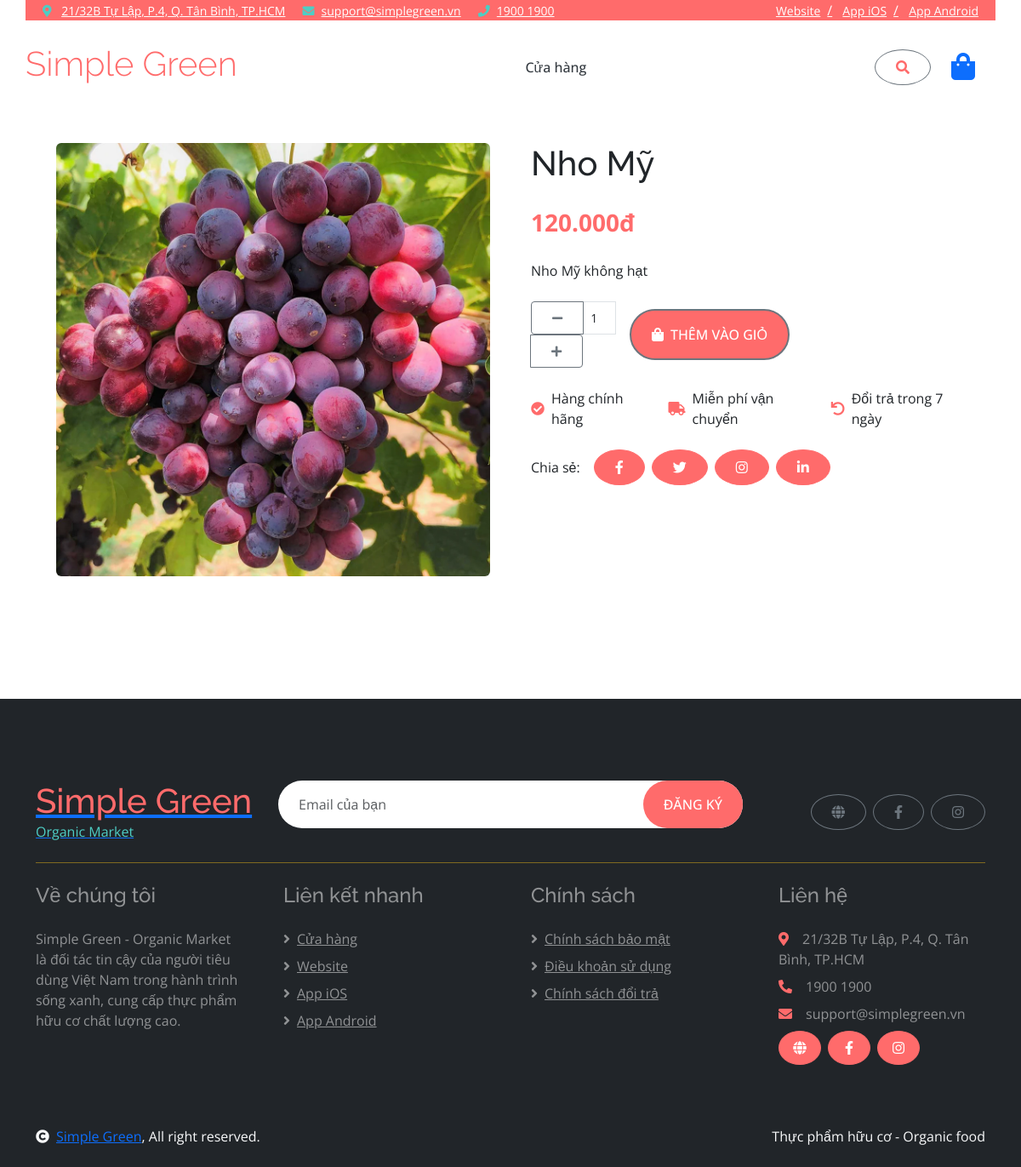
The app's page /product.php?id=3 with its own data.
### tables this page shows
CREATE TABLE products (
  id INT AUTO_INCREMENT PRIMARY KEY,
  name VARCHAR(255) NOT NULL,
  description TEXT,
  price DECIMAL(10,2) NOT NULL,
  image VARCHAR(255),
  category VARCHAR(100),
  discount DECIMAL(5,2) DEFAULT 0,
  created_at TIMESTAMP DEFAULT CURRENT_TIMESTAMP
);

### functions.php (called while the page is built, shortened)
<?php
require_once 'config.php';
function get_product($id) {
    global $pdo;
    $stmt = $pdo->prepare("SELECT * FROM products WHERE id = ?");
    $stmt->execute([$id]);
    return $stmt->fetch();
}

### product.php (the view, shortened to what this page needs)
<?php
require_once 'functions.php';
include 'templates/header.php';
$id = $_GET['id'] ?? 0;
$product = get_product($id);
?>
<div class="container-fluid py-5">
    <div class="container">
        <div class="row g-5">
            <div class="col-lg-6">
                <div class="position-relative bg-light rounded">
                    <img class="img-fluid w-100 rounded" src="/shop/assets/images/<?= htmlspecialchars($product['image']) ?>" alt="<?= htmlspecialchars($product['name']) ?>">
                </div>
            </div>
            <div class="col-lg-6">
                <h1 class="mb-4"><?= htmlspecialchars($product['name']) ?></h1>
                <div class="mb-4">
                    <span class="text-primary fw-bold fs-3"><?= number_format($product['price'], 0, ',', '.') ?>đ</span>
                </div>
                <p class="mb-4"><?= htmlspecialchars($product['description']) ?></p>
                <form action="add_to_cart.php" method="post" class="d-flex align-items-center mb-4">
                    <div class="input-group me-3" style="width: 100px;">
                        <button type="button" class="btn btn-sm btn-outline-secondary" onclick="decreaseQuantity()">
                            <i class="fas fa-minus"></i>
                        </button>
                        <input type="number" name="quantity" id="quantity" class="form-control form-control-sm text-center" value="1" min="1">
                        <button type="button" class="btn btn-sm btn-outline-secondary" onclick="increaseQuantity()">
                            <i class="fas fa-plus"></i>
                        </button>
                    </div>
                    <button type="submit" class="btn btn-primary border-2 border-secondary py-3 px-4 rounded-pill text-white">
                        <i class="fa fa-shopping-bag me-2"></i>Thêm vào giỏ
                    </button>
                </form>
                <div class="d-flex align-items-center mb-4">
                    <div class="d-flex align-items-center me-4">
                        <i class="fas fa-check-circle text-primary me-2"></i>
                        <span>Hàng chính hãng</span>
                    </div>
                    <div class="d-flex align-items-center me-4">
                        <i class="fas fa-truck text-primary me-2"></i>
                        <span>Miễn phí vận chuyển</span>
                    </div>
                    <div class="d-flex align-items-center">
                        <i class="fas fa-undo text-primary me-2"></i>
                        <span>Đổi trả trong 7 ngày</span>
                    </div>
                </div>
                <div class="d-flex align-items-center">
                    <span class="me-3">Chia sẻ:</span>
                    <a class="btn btn-square btn-primary rounded-circle me-2" href=""><i class="fab fa-facebook-f"></i></a>
                    <a class="btn btn-square btn-primary rounded-circle me-2" href=""><i class="fab fa-twitter"></i></a>
                    <a class="btn btn-square btn-primary rounded-circle me-2" href=""><i class="fab fa-instagram"></i></a>
                    <a class="btn btn-square btn-primary rounded-circle" href=""><i class="fab fa-linkedin-in"></i></a>
                </div>
            </div>
        </div>
    </div>
</div>
<?php include 'templates/footer.php'; ?>

### assets/css/style.css (style rules this page uses)
:root { --primary: #FF6B6B; --secondary: #4ECDC4; --light: #F7F7F7; --dark: #343A40; }
body { font-family: 'Open Sans', sans-serif; margin-top: 72px; }
h1, h2, h3, h4, h5, h6 { font-family: 'Raleway', sans-serif; }
.btn { font-weight: 500; text-transform: uppercase; padding: 0.5rem 1.5rem; }
.btn-primary { background-color: var(--primary); border-color: var(--primary); }
.text-primary { color: var(--primary) !important; }

### records on screen
products: image (picture), name "Nho Mỹ", price "120.000", description "Nho Mỹ không hạt"
